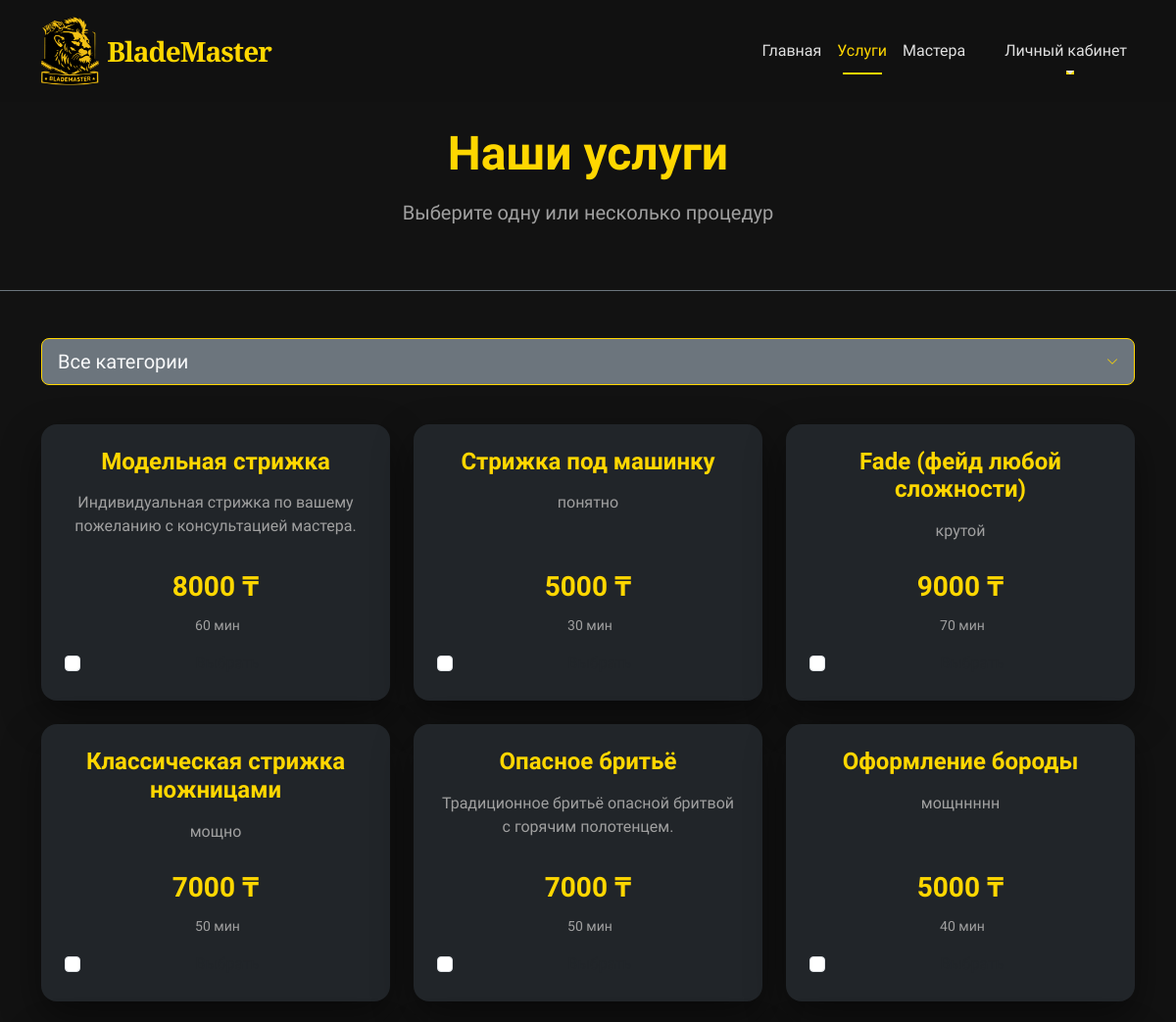
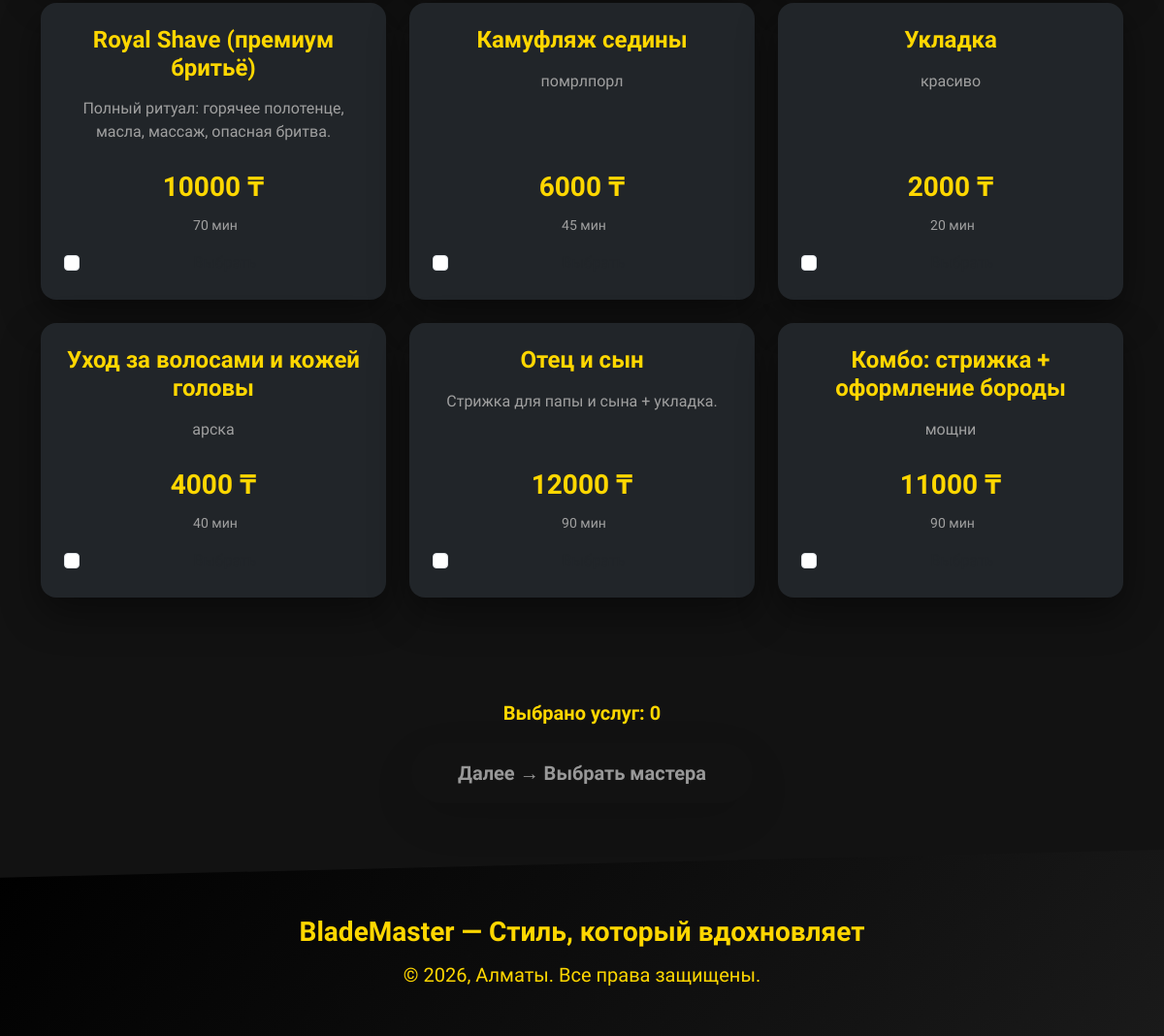
Page /services/ on the committed database (2 pictures, top to bottom).
### core/models.py (models this page shows, shortened)
class Service(models.Model):
    name = models.CharField("Название услуги", max_length=100)
    description = models.TextField("Описание услуги", blank=True)
    price = models.DecimalField("Цена (₸)", max_digits=10, decimal_places=0)
    duration = models.IntegerField("Длительность (в минутах)", default=60)
    category = models.CharField("Категория", max_length=50, choices=[
        ('haircut', 'Стрижки'),
        ('beard', 'Бритьё и оформление бороды'),
        ('care', 'Уход'),
        ('complex', 'Комплексные процедуры'),
    ], default='haircut')
    class Meta:
        verbose_name = "Услуга"
        verbose_name_plural = "Услуги"

### core/views.py (the view)
# urls.py: path('services/', views.services, name='services'),
def services(request):
    master_id = request.GET.get('master')
    selected_master = None
    if master_id:
        try:
            selected_master = Master.objects.get(id=master_id)
            request.session['selected_master_id'] = master_id  # сохраняем
        except Master.DoesNotExist:
            pass
    context = {
        'services': Service.objects.all(),
        'selected_master': selected_master,
    }
    return render(request, 'core/services.html', context)

### core/templates/core/services.html (shortened to what this page needs)
{% extends 'base.html' %}
{% block content %}
<section class="py-5 text-center border-bottom border-secondary">
    <div class="container" data-aos="fade-down">
        <h1 class="display-5 fw-bold text-gold mb-3">Наши услуги</h1>
        <p class="lead text-muted">Выберите одну или несколько процедур</p>
    </div>
</section>
<section class="py-5">
    <div class="container">
        <div class="text-center mb-5" data-aos="fade-up" data-aos-delay="100">
            <select id="categoryFilter" class="form-select form-select-lg w-100 w-md-50 mx-auto bg-secondary text-light border-gold">
                <option value="all" selected>Все категории</option>
            </select>
        </div>
        <form method="post" action="{% if selected_master %}{% url 'book_datetime_multi' %}{% else %}{% url 'book_select_master' %}{% endif %}" id="servicesForm">
            <div class="row g-4" id="servicesList">
                {% for service in services %}
                <div class="col-md-6 col-lg-4 service-card" data-category="{{ service.category|lower }}" data-aos="zoom-in" data-aos-delay="{% cycle '100' '200' '300' '100' %}">
                    <div class="card h-100 bg-dark border-0 shadow-lg hover-lift">
                        <div class="card-body d-flex flex-column p-4 text-center">
                            <h5 class="card-title fw-bold fs-4 text-gold mb-3">{{ service.name }}</h5>
                            <p class="text-muted flex-grow-1 mb-4">{{ service.description|default:"Профессиональная премиум-процедура" |truncatechars:100 }}</p>
                            <div class="mt-auto">
                                <p class="fs-3 fw-bold text-gold mb-2">{{ service.price }} ₸</p>
                                <p class="text-muted small mb-3">
                                     {{ service.duration }} мин
                                </p>
                                <div class="form-check mt-2">
                                    <input class="form-check-input" type="checkbox" name="services" value="{{ service.id }}" id="service{{ service.id }}" data-name="{{ service.name }}">
                                    <label class="form-check-label fw-medium" for="service{{ service.id }}">
                                    </label>
                                </div>
                            </div>
                        </div>
                    </div>
                </div>
                {% empty %}
                <div class="col-12 text-center py-5">
                    <p class="text-muted fs-5">Услуги пока не добавлены</p>
                </div>
                {% endfor %}
            </div>
            <div class="text-center mt-5 pt-5 d-none d-md-block" id="desktopSubmit">
                <div class="mb-3">
                    <span class="fs-5 fw-bold text-gold" id="selectedCountDesktop">Выбрано услуг: 0</span>
                </div>
                <button type="submit" class="btn btn-gold btn-lg px-5 py-3 fw-bold rounded-pill shadow-lg" disabled id="submitBtnDesktop">
                    Далее → Выбрать мастера
                </button>
            </div>
        </form>
    </div>
</section>
{% endblock %}

### core/templates/base.html (style rules this page uses)
:root { --bg-primary: #121212; --bg-secondary: #1E1E1E; --bg-input: #2A2A2A; --text-primary: #E0E0E0; --text-muted: #A0A0A0; --gold: #FFD700; --gold-dark: #D4AF37; }
body { font-family: 'Urbanist', sans-serif; background-color: var(--bg-primary); color: var(--text-primary); min-height: 100vh; padding-top: 80px; margin: 0; }
.btn-gold, .btn-outline-gold { font-weight: 600; border-radius: 50px; transition: all 0.25s ease; }
.btn-gold { background-color: var(--gold); color: #000; border: none; }
.card { background-color: var(--bg-secondary); border: none; border-radius: 16px; overflow: hidden; box-shadow: 0 8px 30px rgba(0, 0, 0, 0.35); transition: transform 0.3s ease, box-shadow 0.3s ease; }
.text-gold { color: var(--gold) !important; }
.text-muted { color: var(--text-muted) !important; }

### core/templates/core/services.html (style rules this page uses)
.hover-lift { transform: translateY(-8px); transition: transform 0.3s ease, box-shadow 0.3s ease; box-shadow: 0 16px 40px rgba(0, 0, 0, 0.45) !important; }
.form-select { background-position: right 1rem center; background-size: 12px; }
.border-gold { border-color: #FFD700 !important; }

### rows in the picture
Service: name "Модельная стрижка", description "Индивидуальная стрижка по вашему пожеланию с консультацией мастера.", price "8000", duration "60"
Service: name "Стрижка под машинку", description "понятно", price "5000", duration "30"
Service: name "Fade (фейд любой сложности)", description "крутой", price "9000", duration "70"
Service: name "Классическая стрижка ножницами", description "мощно", price "7000", duration "50"
Service: name "Опасное бритьё", description "Традиционное бритьё опасной бритвой с горячим полотенцем.", price "7000", duration "50"
Service: name "Оформление бороды", description "мощннннн", price "5000", duration "40"
Service: name "Royal Shave (премиум бритьё)", description "Полный ритуал: горячее полотенце, масла, массаж, опасная бритва.", price "10000", duration "70"
Service: name "Камуфляж седины", description "помрлпорл", price "6000", duration "45"
Service: name "Укладка", description "красиво", price "2000", duration "20"
Service: name "Уход за волосами и кожей головы", description "арска", price "4000", duration "40"
Service: name "Отец и сын", description "Стрижка для папы и сына + укладка.", price "12000", duration "90"
Service: name "Комбо: стрижка + оформление бороды", description "мощни", price "11000", duration "90"
